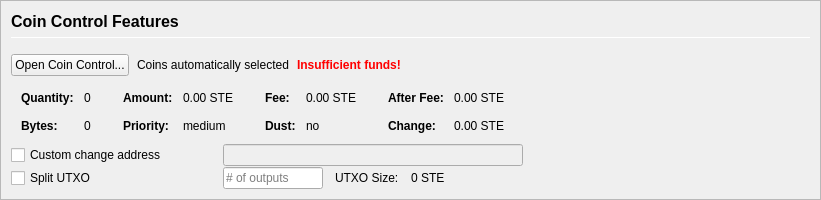
         <widget class="QFrame" name="frameCoinControl">
          <property name="sizePolicy">
           <sizepolicy hsizetype="Expanding" vsizetype="Expanding">
            <horstretch>0</horstretch>
            <verstretch>0</verstretch>
           </sizepolicy>
          </property>
          <property name="maximumSize">
           <size>
            <width>16777215</width>
            <height>16777215</height>
           </size>
          </property>
          <property name="frameShape">
           <enum>QFrame::StyledPanel</enum>
          </property>
          <property name="frameShadow">
           <enum>QFrame::Sunken</enum>
          </property>
          <layout class="QVBoxLayout" name="verticalLayoutCoinControl2">
           <property name="spacing">
            <number>0</number>
           </property>
           <property name="leftMargin">
            <number>0</number>
           </property>
           <property name="topMargin">
            <number>0</number>
           </property>
           <property name="rightMargin">
            <number>0</number>
           </property>
           <property name="bottomMargin">
            <number>0</number>
           </property>
           <item>
            <widget class="QFrame" name="frameCoinControl_BG">
             <layout class="QVBoxLayout" name="verticalLayoutCoinControl" stretch="0,0,0,0,0,0">
              <property name="spacing">
               <number>1</number>
              </property>
              <property name="leftMargin">
               <number>10</number>
              </property>
              <property name="topMargin">
               <number>10</number>
              </property>
              <item>
               <layout class="QHBoxLayout" name="horizontalLayoutCoinControl1">
                <property name="bottomMargin">
                 <number>15</number>
                </property>
                <item>
                 <layout class="QVBoxLayout" name="verticalLayout_3">
                  <property name="spacing">
                   <number>6</number>
                  </property>
                  <item>
                   <widget class="QLabel" name="labelCoinControlFeatures">
                    <property name="sizePolicy">
                     <sizepolicy hsizetype="Preferred" vsizetype="Maximum">
                      <horstretch>0</horstretch>
                      <verstretch>0</verstretch>
                     </sizepolicy>
                    </property>
                    <property name="minimumSize">
                     <size>
                      <width>0</width>
                      <height>20</height>
                     </size>
                    </property>
                    <property name="font">
                     <font>
                      <pointsize>12</pointsize>
                      <weight>75</weight>
                      <bold>true</bold>
                     </font>
                    </property>
                    <property name="styleSheet">
                     <string notr="true">font-weight:bold;</string>
                    </property>
                    <property name="text">
                     <string>Coin Control Features</string>
                    </property>
                   </widget>
                  </item>
                  <item>
                   <widget class="Line" name="line">
                    <property name="minimumSize">
                     <size>
                      <width>0</width>
                      <height>1</height>
                     </size>
                    </property>
                    <property name="maximumSize">
                     <size>
                      <width>16777215</width>
                      <height>1</height>
                     </size>
                    </property>
                    <property name="orientation">
                     <enum>Qt::Horizontal</enum>
                    </property>
                   </widget>
                  </item>
                 </layout>
                </item>
               </layout>
              </item>
              <item>
               <layout class="QHBoxLayout" name="horizontalLayoutCoinControl2" stretch="0,0,0,0">
                <property name="spacing">
                 <number>8</number>
                </property>
                <property name="bottomMargin">
                 <number>10</number>
                </property>
                <item>
                 <widget class="QPushButton" name="pushButtonCoinControl">
                  <property name="styleSheet">
                   <string notr="true"/>
                  </property>
                  <property name="text">
                   <string>Open Coin Control...</string>
                  </property>
                  <property name="autoDefault">
                   <bool>false</bool>
                  </property>
                 </widget>
                </item>
                <item>
                 <widget class="QLabel" name="labelCoinControlAutomaticallySelected">
                  <property name="text">
                   <string>Coins automatically selected</string>
                  </property>
                  <property name="margin">
                   <number>5</number>
                  </property>
                 </widget>
                </item>
                <item>
                 <widget class="QLabel" name="labelCoinControlInsuffFunds">
                  <property name="font">
                   <font>
                    <weight>75</weight>
                    <bold>true</bold>
                   </font>
                  </property>
                  <property name="styleSheet">
                   <string notr="true">color:red;font-weight:bold;</string>
                  </property>
                  <property name="text">
                   <string>Insufficient funds!</string>
                  </property>
                  <property name="margin">
                   <number>5</number>
                  </property>
                 </widget>
                </item>
                <item>
                 <spacer name="horizontalSpacerCoinControl">
                  <property name="orientation">
                   <enum>Qt::Horizontal</enum>
                  </property>
                  <property name="sizeHint" stdset="0">
                   <size>
                    <width>40</width>
                    <height>1</height>
                   </size>
                  </property>
                 </spacer>
                </item>
               </layout>
              </item>
              <item>
               <widget class="QWidget" name="widgetCoinControl" native="true">
                <property name="sizePolicy">
                 <sizepolicy hsizetype="Preferred" vsizetype="Preferred">
                  <horstretch>0</horstretch>
                  <verstretch>0</verstretch>
                 </sizepolicy>
                </property>
                <property name="minimumSize">
                 <size>
                  <width>0</width>
                  <height>0</height>
                 </size>
                </property>
                <property name="styleSheet">
                 <string notr="true"/>
                </property>
                <layout class="QHBoxLayout" name="horizontalLayoutCoinControl5">
                 <property name="leftMargin">
                  <number>0</number>
                 </property>
                 <property name="topMargin">
                  <number>0</number>
                 </property>
                 <property name="rightMargin">
                  <number>0</number>
                 </property>
                 <property name="bottomMargin">
                  <number>0</number>
                 </property>
                 <item>
                  <layout class="QHBoxLayout" name="horizontalLayoutCoinControl3" stretch="0,0,0,1">
                   <property name="spacing">
                    <number>20</number>
                   </property>
                   <property name="topMargin">
                    <number>0</number>
                   </property>
                   <property name="bottomMargin">
                    <number>10</number>
                   </property>
                   <item>
                    <layout class="QFormLayout" name="formLayoutCoinControl1">
                     <property name="horizontalSpacing">
                      <number>10</number>
                     </property>
                     <property name="verticalSpacing">
                      <number>14</number>
                     </property>
                     <property name="leftMargin">
                      <number>10</number>
                     </property>
                     <property name="topMargin">
                      <number>4</number>
                     </property>
                     <property name="rightMargin">
                      <number>6</number>
                     </property>
                     <item row="0" column="0">
                      <widget class="QLabel" name="labelCoinControlQuantityText">
                       <property name="font">
                        <font>
                         <weight>75</weight>
                         <bold>true</bold>
                        </font>
                       </property>
                       <property name="text">
                        <string>Quantity:</string>
                       </property>
                       <property name="margin">
                        <number>0</number>
                       </property>
                      </widget>
                     </item>
                     <item row="0" column="1">
                      <widget class="QLabel" name="labelCoinControlQuantity">
                       <property name="cursor">
                        <cursorShape>IBeamCursor</cursorShape>
                       </property>
                       <property name="contextMenuPolicy">
                        <enum>Qt::ActionsContextMenu</enum>
                       </property>
                       <property name="text">
                        <string notr="true">0</string>
                       </property>
                       <property name="margin">
                        <number>0</number>
                       </property>
                       <property name="textInteractionFlags">
                        <set>Qt::LinksAccessibleByMouse|Qt::TextSelectableByKeyboard|Qt::TextSelectableByMouse</set>
                       </property>
                      </widget>
                     </item>
                     <item row="1" column="0">
                      <widget class="QLabel" name="labelCoinControlBytesText">
                       <property name="font">
                        <font>
                         <weight>75</weight>
                         <bold>true</bold>
                        </font>
                       </property>
                       <property name="text">
                        <string>Bytes:</string>
                       </property>
                      </widget>
                     </item>
                     <item row="1" column="1">
                      <widget class="QLabel" name="labelCoinControlBytes">
                       <property name="cursor">
                        <cursorShape>IBeamCursor</cursorShape>
                       </property>
                       <property name="contextMenuPolicy">
                        <enum>Qt::ActionsContextMenu</enum>
                       </property>
                       <property name="text">
                        <string notr="true">0</string>
                       </property>
                       <property name="textInteractionFlags">
                        <set>Qt::LinksAccessibleByMouse|Qt::TextSelectableByKeyboard|Qt::TextSelectableByMouse</set>
                       </property>
                      </widget>
                     </item>
                    </layout>
                   </item>
                   <item>
                    <layout class="QFormLayout" name="formLayoutCoinControl2">
                     <property name="horizontalSpacing">
                      <number>10</number>
                     </property>
                     <property name="verticalSpacing">
                      <number>14</number>
                     </property>
                     <property name="leftMargin">
                      <number>6</number>
                     </property>
                     <property name="topMargin">
                      <number>4</number>
                     </property>
                     <property name="rightMargin">
                      <number>6</number>
                     </property>
                     <item row="0" column="0">
                      <widget class="QLabel" name="labelCoinControlAmountText">
                       <property name="font">
                        <font>
                         <weight>75</weight>
                         <bold>true</bold>
                        </font>
                       </property>
                       <property name="text">
                        <string>Amount:</string>
                       </property>
                       <property name="margin">
                        <number>0</number>
                       </property>
                      </widget>
                     </item>
                     <item row="0" column="1">
                      <widget class="QLabel" name="labelCoinControlAmount">
                       <property name="cursor">
                        <cursorShape>IBeamCursor</cursorShape>
                       </property>
                       <property name="contextMenuPolicy">
                        <enum>Qt::ActionsContextMenu</enum>
                       </property>
                       <property name="text">
                        <string notr="true">0.00 STE</string>
                       </property>
                       <property name="textInteractionFlags">
                        <set>Qt::LinksAccessibleByMouse|Qt::TextSelectableByKeyboard|Qt::TextSelectableByMouse</set>
                       </property>
                      </widget>
                     </item>
                     <item row="1" column="0">
                      <widget class="QLabel" name="labelCoinControlPriorityText">
                       <property name="font">
                        <font>
                         <weight>75</weight>
                         <bold>true</bold>
                        </font>
                       </property>
                       <property name="text">
                        <string>Priority:</string>
                       </property>
                      </widget>
                     </item>
                     <item row="1" column="1">
                      <widget class="QLabel" name="labelCoinControlPriority">
                       <property name="cursor">
                        <cursorShape>IBeamCursor</cursorShape>
                       </property>
                       <property name="contextMenuPolicy">
                        <enum>Qt::ActionsContextMenu</enum>
                       </property>
                       <property name="text">
                        <string>medium</string>
                       </property>
                       <property name="textInteractionFlags">
                        <set>Qt::LinksAccessibleByMouse|Qt::TextSelectableByKeyboard|Qt::TextSelectableByMouse</set>
                       </property>
                      </widget>
                     </item>
                    </layout>
                   </item>
                   <item>
                    <layout class="QFormLayout" name="formLayoutCoinControl3">
                     <property name="horizontalSpacing">
                      <number>10</number>
                     </property>
                     <property name="verticalSpacing">
                      <number>14</number>
                     </property>
                     <property name="leftMargin">
                      <number>6</number>
                     </property>
                     <property name="topMargin">
                      <number>4</number>
                     </property>
                     <property name="rightMargin">
                      <number>6</number>
                     </property>
                     <item row="0" column="0">
                      <widget class="QLabel" name="labelCoinControlFeeText">
                       <property name="font">
                        <font>
                         <weight>75</weight>
                         <bold>true</bold>
                        </font>
                       </property>
                       <property name="text">
                        <string>Fee:</string>
                       </property>
                       <property name="margin">
                        <number>0</number>
                       </property>
                      </widget>
                     </item>
                     <item row="0" column="1">
                      <widget class="QLabel" name="labelCoinControlFee">
                       <property name="cursor">
                        <cursorShape>IBeamCursor</cursorShape>
                       </property>
                       <property name="contextMenuPolicy">
                        <enum>Qt::ActionsContextMenu</enum>
                       </property>
                       <property name="text">
                        <string notr="true">0.00 STE</string>
                       </property>
                       <property name="textInteractionFlags">
                        <set>Qt::LinksAccessibleByMouse|Qt::TextSelectableByKeyboard|Qt::TextSelectableByMouse</set>
                       </property>
                      </widget>
                     </item>
                     <item row="1" column="0">
                      <widget class="QLabel" name="labelCoinControlLowOutputText">
                       <property name="font">
                        <font>
                         <weight>75</weight>
                         <bold>true</bold>
                        </font>
                       </property>
                       <property name="text">
                        <string>Dust:</string>
                       </property>
                      </widget>
                     </item>
                     <item row="1" column="1">
                      <widget class="QLabel" name="labelCoinControlLowOutput">
                       <property name="cursor">
                        <cursorShape>IBeamCursor</cursorShape>
                       </property>
                       <property name="contextMenuPolicy">
                        <enum>Qt::ActionsContextMenu</enum>
                       </property>
                       <property name="text">
                        <string>no</string>
                       </property>
                       <property name="textInteractionFlags">
                        <set>Qt::LinksAccessibleByMouse|Qt::TextSelectableByKeyboard|Qt::TextSelectableByMouse</set>
                       </property>
                      </widget>
                     </item>
                    </layout>
                   </item>
                   <item>
                    <layout class="QFormLayout" name="formLayoutCoinControl4">
                     <property name="horizontalSpacing">
                      <number>10</number>
                     </property>
                     <property name="verticalSpacing">
                      <number>14</number>
                     </property>
                     <property name="leftMargin">
                      <number>6</number>
                     </property>
                     <property name="topMargin">
                      <number>4</number>
                     </property>
                     <property name="rightMargin">
                      <number>6</number>
                     </property>
                     <item row="0" column="0">
                      <widget class="QLabel" name="labelCoinControlAfterFeeText">
                       <property name="font">
                        <font>
                         <weight>75</weight>
                         <bold>true</bold>
                        </font>
                       </property>
                       <property name="text">
                        <string>After Fee:</string>
                       </property>
                       <property name="margin">
                        <number>0</number>
                       </property>
                      </widget>
                     </item>
                     <item row="0" column="1">
                      <widget class="QLabel" name="labelCoinControlAfterFee">
                       <property name="cursor">
                        <cursorShape>IBeamCursor</cursorShape>
                       </property>
                       <property name="contextMenuPolicy">
                        <enum>Qt::ActionsContextMenu</enum>
                       </property>
                       <property name="text">
                        <string notr="true">0.00 STE</string>
                       </property>
                       <property name="textInteractionFlags">
                        <set>Qt::LinksAccessibleByMouse|Qt::TextSelectableByKeyboard|Qt::TextSelectableByMouse</set>
                       </property>
                      </widget>
                     </item>
                     <item row="1" column="0">
                      <widget class="QLabel" name="labelCoinControlChangeText">
                       <property name="font">
                        <font>
                         <weight>75</weight>
                         <bold>true</bold>
                        </font>
                       </property>
                       <property name="text">
                        <string>Change:</string>
                       </property>
                      </widget>
                     </item>
                     <item row="1" column="1">
                      <widget class="QLabel" name="labelCoinControlChange">
                       <property name="cursor">
                        <cursorShape>IBeamCursor</cursorShape>
                       </property>
                       <property name="contextMenuPolicy">
                        <enum>Qt::ActionsContextMenu</enum>
                       </property>
                       <property name="text">
                        <string notr="true">0.00 STE</string>
                       </property>
                       <property name="textInteractionFlags">
                        <set>Qt::LinksAccessibleByMouse|Qt::TextSelectableByKeyboard|Qt::TextSelectableByMouse</set>
                       </property>
                      </widget>
                     </item>
                    </layout>
                   </item>
                  </layout>
                 </item>
                </layout>
               </widget>
              </item>
              <item>
               <layout class="QHBoxLayout" name="horizontalLayoutCoinControl4">
                <property name="spacing">
                 <number>12</number>
                </property>
                <property name="sizeConstraint">
                 <enum>QLayout::SetDefaultConstraint</enum>
                </property>
                <property name="topMargin">
                 <number>0</number>
                </property>
                <property name="rightMargin">
                 <number>0</number>
                </property>
                <item>
                 <widget class="QCheckBox" name="checkBoxCoinControlChange">
                  <property name="sizePolicy">
                   <sizepolicy hsizetype="Preferred" vsizetype="Preferred">
                    <horstretch>0</horstretch>
                    <verstretch>0</verstretch>
                   </sizepolicy>
                  </property>
                  <property name="minimumSize">
                   <size>
                    <width>200</width>
                    <height>0</height>
                   </size>
                  </property>
                  <property name="maximumSize">
                   <size>
                    <width>200</width>
                    <height>16777215</height>
                   </size>
                  </property>
                  <property name="toolTip">
                   <string>If this is activated, but the change address is empty or invalid, change will be sent to a newly generated address.</string>
                  </property>
                  <property name="text">
                   <string>Custom change address</string>
                  </property>
                 </widget>
                </item>
                <item>
                 <widget class="QValidatedLineEdit" name="lineEditCoinControlChange">
                  <property name="enabled">
                   <bool>false</bool>
                  </property>
                  <property name="sizePolicy">
                   <sizepolicy hsizetype="Preferred" vsizetype="Preferred">
                    <horstretch>0</horstretch>
                    <verstretch>0</verstretch>
                   </sizepolicy>
                  </property>
                  <property name="minimumSize">
                   <size>
                    <width>300</width>
                    <height>0</height>
                   </size>
                  </property>
                 </widget>
                </item>
                <item>
                 <widget class="QLabel" name="labelCoinControlChangeLabel">
                  <property name="sizePolicy">
                   <sizepolicy hsizetype="Preferred" vsizetype="Preferred">
                    <horstretch>0</horstretch>
                    <verstretch>0</verstretch>
                   </sizepolicy>
                  </property>
                  <property name="minimumSize">
                   <size>
                    <width>100</width>
                    <height>0</height>
                   </size>
                  </property>
                  <property name="text">
                   <string/>
                  </property>
                  <property name="margin">
                   <number>3</number>
                  </property>
                 </widget>
                </item>
               </layout>
              </item>
              <item>
               <layout class="QHBoxLayout" name="horizontalLayoutCoinControl6">
                <property name="spacing">
                 <number>12</number>
                </property>
                <property name="rightMargin">
                 <number>0</number>
                </property>
                <item>
                 <widget class="QCheckBox" name="splitBlockCheckBox">
                  <property name="sizePolicy">
                   <sizepolicy hsizetype="Preferred" vsizetype="Preferred">
                    <horstretch>0</horstretch>
                    <verstretch>0</verstretch>
                   </sizepolicy>
                  </property>
                  <property name="minimumSize">
                   <size>
                    <width>200</width>
                    <height>0</height>
                   </size>
                  </property>
                  <property name="maximumSize">
                   <size>
                    <width>200</width>
                    <height>16777215</height>
                   </size>
                  </property>
                  <property name="text">
                   <string>Split UTXO</string>
                  </property>
                 </widget>
                </item>
                <item>
                 <widget class="QLineEdit" name="splitBlockLineEdit">
                  <property name="sizePolicy">
                   <sizepolicy hsizetype="Preferred" vsizetype="Preferred">
                    <horstretch>50</horstretch>
                    <verstretch>0</verstretch>
                   </sizepolicy>
                  </property>
                  <property name="minimumSize">
                   <size>
                    <width>100</width>
                    <height>0</height>
                   </size>
                  </property>
                  <property name="maximumSize">
                   <size>
                    <width>100</width>
                    <height>16777215</height>
                   </size>
                  </property>
                  <property name="placeholderText">
                   <string># of outputs</string>
                  </property>
                 </widget>
                </item>
                <item>
                 <widget class="QLabel" name="labelBlockSizeText">
                  <property name="text">
                   <string>UTXO Size:</string>
                  </property>
                 </widget>
                </item>
                <item>
                 <widget class="QLabel" name="labelBlockSize">
                  <property name="text">
                   <string>0 STE</string>
                  </property>
                 </widget>
                </item>
                <item>
                 <spacer name="horizontalSpacer_7">
                  <property name="orientation">
                   <enum>Qt::Horizontal</enum>
                  </property>
                  <property name="sizeHint" stdset="0">
                   <size>
                    <width>40</width>
                    <height>20</height>
                   </size>
                  </property>
                 </spacer>
                </item>
               </layout>
              </item>
              <item>
               <spacer name="verticalSpacerCoinControl">
                <property name="orientation">
                 <enum>Qt::Vertical</enum>
                </property>
                <property name="sizeHint" stdset="0">
                 <size>
                  <width>800</width>
                  <height>1</height>
                 </size>
                </property>
               </spacer>
              </item>
             </layout>
            </widget>
           </item>
          </layout>
         </widget>
